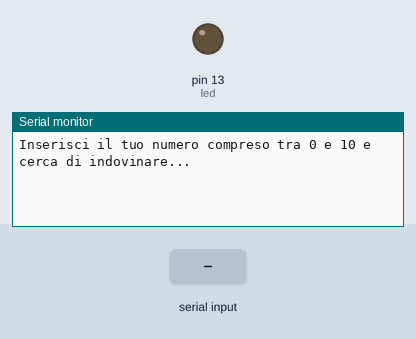
Simulated run of this sketch. Board: Arduino Uno, built with avr-gcc and run on an emulated ATmega328P. On the bench: output pins drawn as LEDs (lit = HIGH), the last lines printed to the serial monitor. Inputs (shaded band) come from the test bench. Random numbers use the default seed unless the sketch sets one.

Above: at 1.2 s.
1.3 s: "90,45,200\n" received over Serial
At 3.5 s:
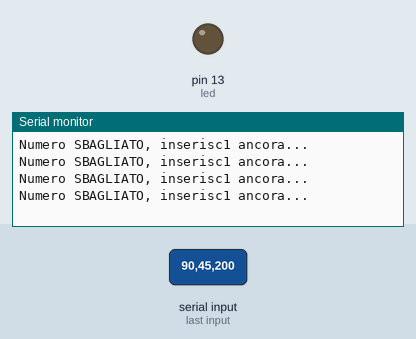
3.8 s: "5\n" received over Serial
At 4.5 s:
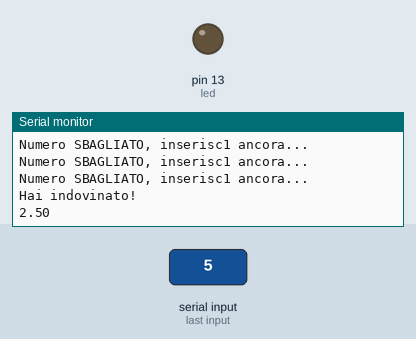

Measured:
- after the input at 1.3 s, the serial monitor: prints a new line at once (image 1)
- after the input at 3.8 s, the serial monitor: prints a new line at once (image 2)

The sketch:

GiocoCronometro.ino
```cpp
/********************************************
 *GIOCO CONOMETO
 *@author Gazi adnan Latif
 *@brief utilizzo della classe 'Cronometro'
 *@date 26/04/2017
*********************************************/

const int led = 13;
int randomN = 0;
int inserito;
bool fine = true;

void setup() {
  pinMode(led, OUTPUT);
  Serial.begin(9600);
  randomSeed(analogRead(0));
}

class Cronometro {
  public :
    Cronometro() {
      tempTot = 0;
      fermo = true;
    }
    void start() {
      if (fermo) {
        tempI = millis();
        fermo = false;
      }
    }
    void stop() {
      if (!fermo) {
        fermo = true;
        tempTot += ((millis() - tempI) / 1000);
      }
    }
    void reset() {
      if (fermo) {
        tempTot = 0;
      }
    }
    float time() {
      return tempTot;
    }
  private :
    float tempI;
    float tempTot;
    bool fermo;
};

void loop() {
  Cronometro crono;
  Serial.println("Inserisci il tuo numero compreso tra 0 e 10 e cerca di indovinare...");
  randomN = random(11);
  while (!Serial.available());
  inserito = Serial.parseInt();
  crono.start();
  while (fine) {
    if (inserito == randomN) {
      crono.stop();
      Serial.println("Hai indovinato!");
      Serial.println(crono.time());
      fine = false;
    } else {
      Serial.println("Numero SBAGLIATO, inserisc1 ancora...");
      while (!Serial.available());
      inserito = Serial.parseInt();
    }
  }
  delay(5000);
}

int inserimento() {
  inserito = Serial.parseInt();
  return inserito;
}
```
